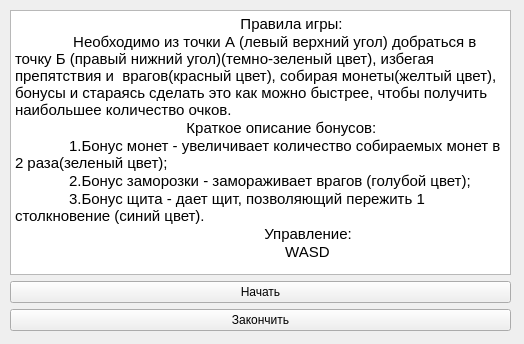
<?xml version="1.0" encoding="UTF-8"?>
<ui version="4.0">
 <class>StartWindow</class>
 <widget class="QWidget" name="StartWindow">
  <property name="geometry">
   <rect>
    <x>0</x>
    <y>0</y>
    <width>524</width>
    <height>344</height>
   </rect>
  </property>
  <property name="windowTitle">
   <string>Form</string>
  </property>
  <widget class="QWidget" name="layoutWidget">
   <property name="geometry">
    <rect>
     <x>10</x>
     <y>10</y>
     <width>501</width>
     <height>321</height>
    </rect>
   </property>
   <layout class="QVBoxLayout" name="verticalLayout">
    <item>
     <layout class="QVBoxLayout" name="verticalLayout_2">
      <item>
       <widget class="QTextBrowser" name="textBrowser">
        <property name="html">
         <string>&lt;!DOCTYPE HTML PUBLIC &quot;-//W3C//DTD HTML 4.0//EN&quot; &quot;http://www.w3.org/TR/REC-html40/strict.dtd&quot;&gt;
&lt;html&gt;&lt;head&gt;&lt;meta name=&quot;qrichtext&quot; content=&quot;1&quot; /&gt;&lt;meta charset=&quot;utf-8&quot; /&gt;&lt;style type=&quot;text/css&quot;&gt;
p, li { white-space: pre-wrap; }
hr { height: 1px; border-width: 0; }
li.unchecked::marker { content: &quot;\2610&quot;; }
li.checked::marker { content: &quot;\2612&quot;; }
&lt;/style&gt;&lt;/head&gt;&lt;body style=&quot; font-family:'Ubuntu'; font-size:11pt; font-weight:400; font-style:normal;&quot;&gt;
&lt;p style=&quot; margin-top:0px; margin-bottom:0px; margin-left:0px; margin-right:0px; -qt-block-indent:0; text-indent:0px;&quot;&gt;                 	                                   Правила игры:&lt;/p&gt;
&lt;p style=&quot; margin-top:0px; margin-bottom:0px; margin-left:0px; margin-right:0px; -qt-block-indent:0; text-indent:0px;&quot;&gt;              Необходимо из точки А (левый верхний угол) добраться в точку Б (правый нижний угол)(темно-зеленый цвет), избегая препятствия и  врагов(красный цвет), собирая монеты(желтый цвет), бонусы и стараясь сделать это как можно быстрее, чтобы получить наибольшее количество очков. &lt;/p&gt;
&lt;p style=&quot; margin-top:0px; margin-bottom:0px; margin-left:0px; margin-right:0px; -qt-block-indent:0; text-indent:0px;&quot;&gt;                 	                      Краткое описание бонусов:&lt;/p&gt;
&lt;p style=&quot; margin-top:0px; margin-bottom:0px; margin-left:0px; margin-right:0px; -qt-block-indent:0; text-indent:0px;&quot;&gt;             1.Бонус монет - увеличивает количество собираемых монет в 2 раза(зеленый цвет);&lt;/p&gt;
&lt;p style=&quot; margin-top:0px; margin-bottom:0px; margin-left:0px; margin-right:0px; -qt-block-indent:0; text-indent:0px;&quot;&gt;             2.Бонус заморозки - замораживает врагов (голубой цвет);&lt;/p&gt;
&lt;p style=&quot; margin-top:0px; margin-bottom:0px; margin-left:0px; margin-right:0px; -qt-block-indent:0; text-indent:0px;&quot;&gt;             3.Бонус щита - дает щит, позволяющий пережить 1 столкновение (синий цвет). &lt;/p&gt;
&lt;p style=&quot; margin-top:0px; margin-bottom:0px; margin-left:0px; margin-right:0px; -qt-block-indent:0; text-indent:0px;&quot;&gt;                                                            Управление: &lt;/p&gt;
&lt;p style=&quot; margin-top:0px; margin-bottom:0px; margin-left:0px; margin-right:0px; -qt-block-indent:0; text-indent:0px;&quot;&gt;                                                                 WASD&lt;/p&gt;&lt;/body&gt;&lt;/html&gt;</string>
        </property>
       </widget>
      </item>
      <item>
       <widget class="QPushButton" name="startButton">
        <property name="text">
         <string>Начать</string>
        </property>
       </widget>
      </item>
      <item>
       <widget class="QPushButton" name="closeButton">
        <property name="text">
         <string>Закончить</string>
        </property>
       </widget>
      </item>
     </layout>
    </item>
   </layout>
  </widget>
 </widget>
 <resources/>
 <connections/>
</ui>
